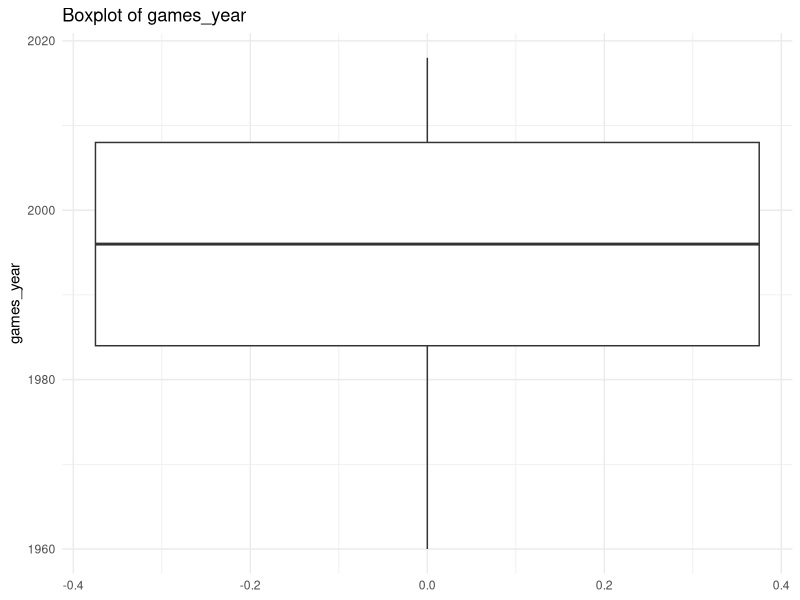
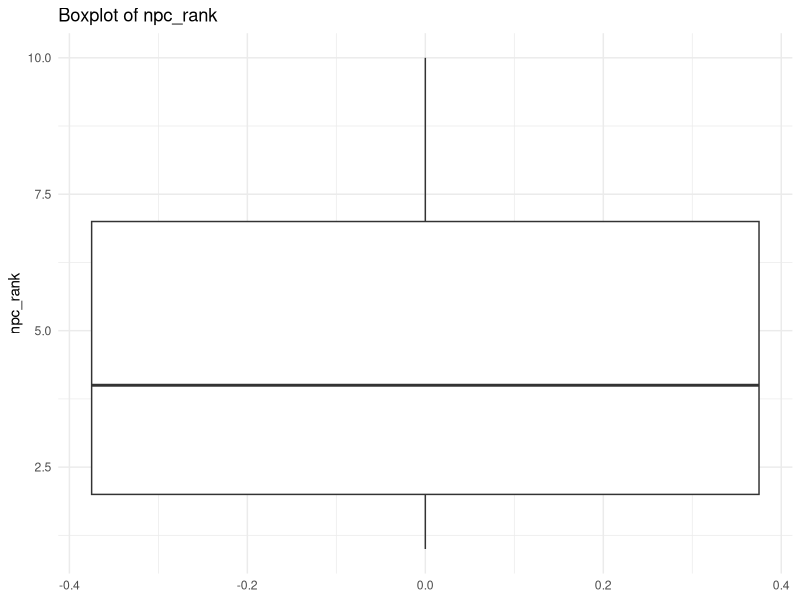
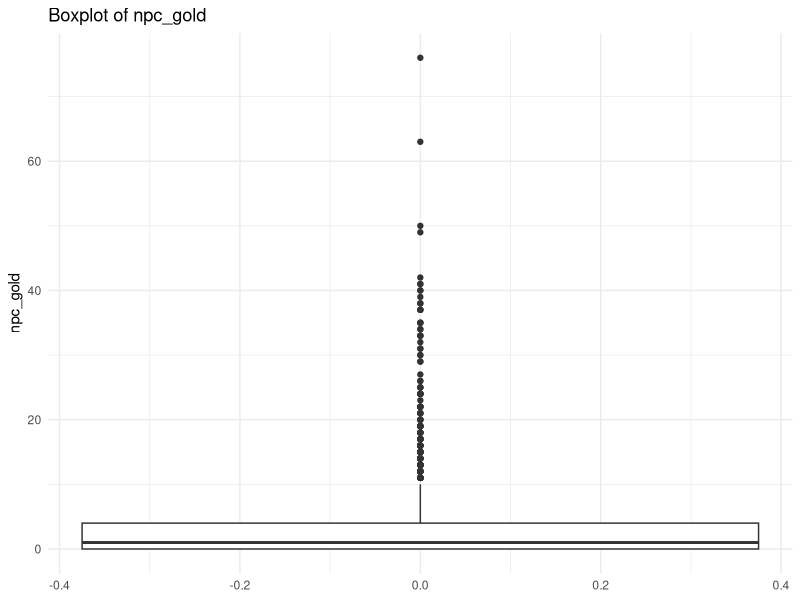
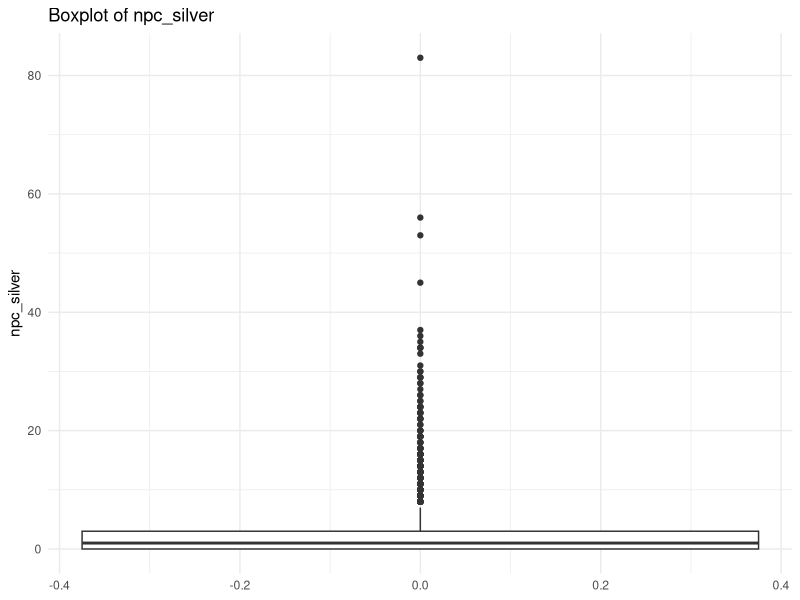
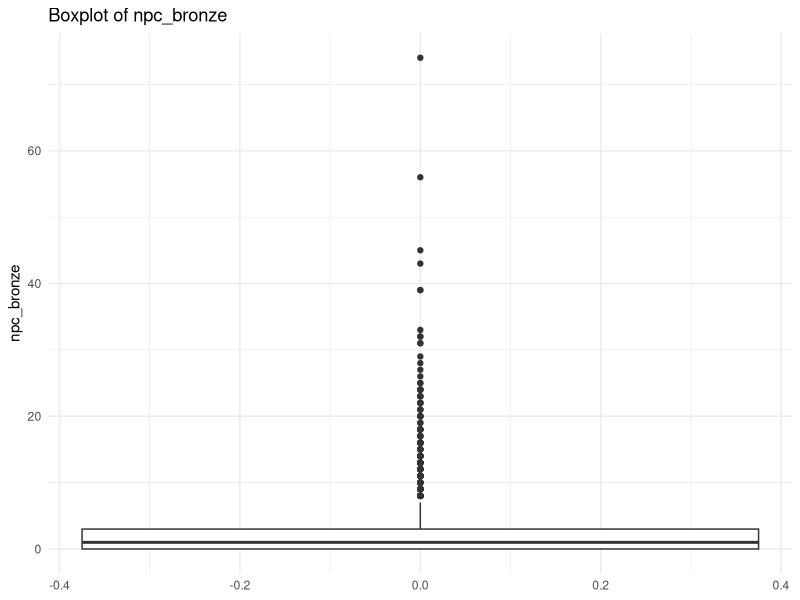
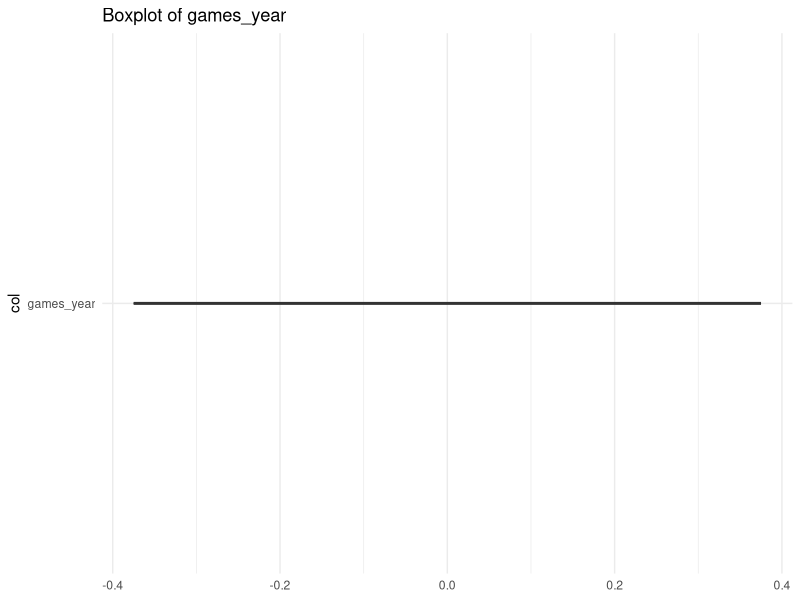
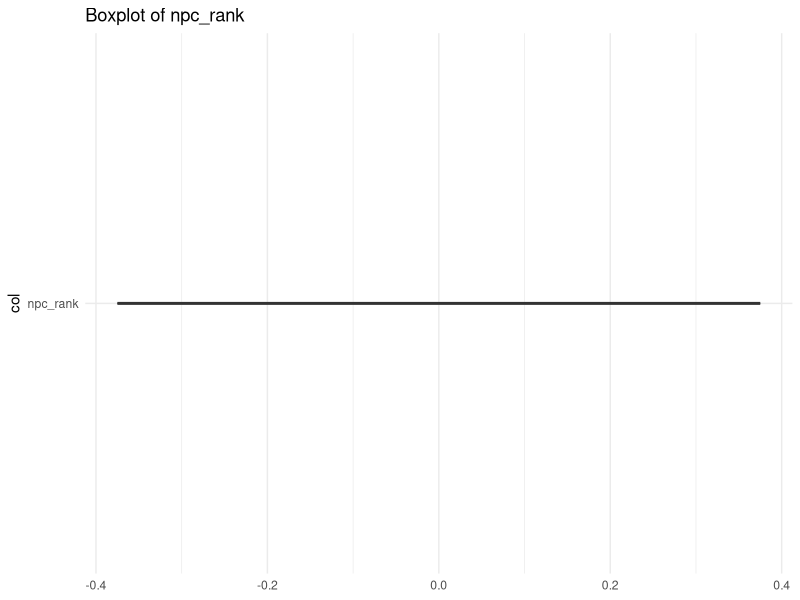
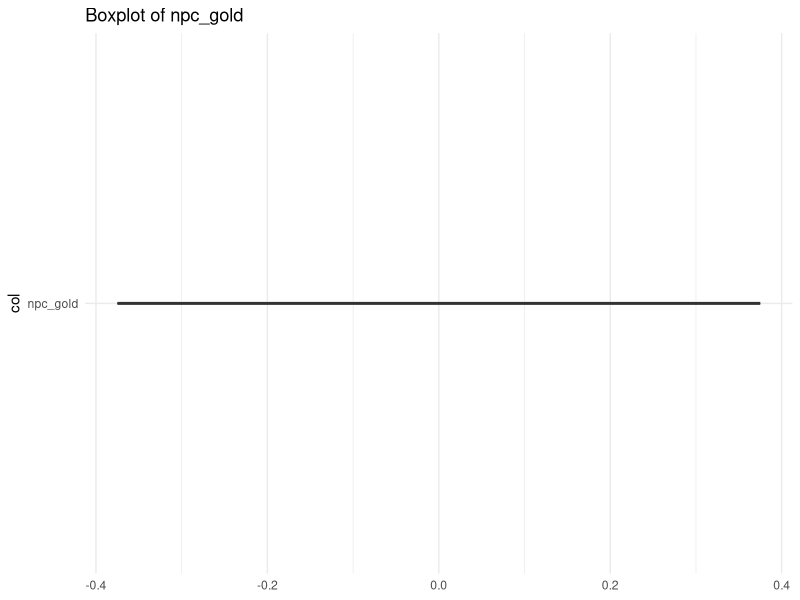

Here is the R script that generated these plots, in order:
## ---- chunk 1
library(tidyverse)
library(ggplot2)

## ---- chunk 2
data <- read_csv("../data/Paralympic.csv")

head(data)
## ---- chunk 3
str(data)
## ---- chunk 4
summary(data)
## ---- chunk 5
colnames(data) <- make.names(colnames(data))
## ---- chunk 6
duplicates <- data[duplicated(data), ]
print(nrow(duplicates))
## ---- chunk 7
missing_vals <- colSums(is.na(data))
missing_vals
## ---- chunk 8
missing_colnames <- names(data)[colSums(is.na(data)) > 0]
missing_colnames
## ---- chunk 9
missing_perc <- (sum(is.na(data))/(nrow(data) * ncol(data))) * 100
missing_perc
## ---- chunk 10
data <- data[complete.cases(data), ]
## ---- chunk 11
sum(colSums(is.na(data)))
## ---- chunk 12
num_cols <- names(data)[sapply(data, is.numeric)]
## ---- chunk 13
outliers <- list()
for(col in names(data[, num_cols])) {
  Q1 <- quantile(data[col], 0.25, na.rm = TRUE)
  Q3 <- quantile(data[col], 0.75, na.rm = TRUE)
  IQR <- Q3 - Q1
  lower_bound <- Q1 - 1.5 * IQR
  upper_bound <- Q3 + 1.5 * IQR
  outliers[[col]] <- data[data[[col]] < lower_bound | data[[col]] > upper_bound, ]
  }

outliers
## ---- chunk 14
for (col in names(data[, num_cols])) {
  print(ggplot(data, aes_string(y = col)) +
          geom_boxplot() +
          theme_minimal() +
          labs(title = paste("Boxplot of", col)))
}
## ---- chunk 15
winsorize <- function(x, lower = 0.05, upper = 0.95) {
  qnt <- quantile(x, probs = c(lower, upper), na.rm = TRUE)
  x[x < qnt[1]] <- qnt[1]  # Cap lower outliers
  x[x > qnt[2]] <- qnt[2]  # Cap upper outliers
  return(x)
}

data[] <- lapply(data, function(x) if(is.numeric(x)) winsorize(x) else x)
## ---- chunk 16
for (col in names(data[, num_cols])) {
  print(ggplot(data, aes(y = col)) +
          geom_boxplot() +
          theme_minimal() +
          labs(title = paste("Boxplot of", col)))
}
## ---- chunk 17
data <- data %>%
  mutate(total_medals = npc_gold + npc_silver + npc_bronze)
## ---- chunk 18
summer_data <- data %>%
  filter(games_season == "Summer")

Prev_5yrs_data <- summer_data %>%
  distinct(games_year) %>%
  arrange(desc(games_year)) %>%
  slice_head(n = 5) %>%
  pull(games_year)

Prev_5yrs_summer_data <- summer_data %>%
  filter(games_year %in% Prev_5yrs_data)

Top_NPCs <- Prev_5yrs_summer_data %>%
  group_by(npc_new) %>%
  summarise(total = sum(total_medals, na.rm = TRUE)) %>%
  arrange(desc(total)) %>%
  slice_head(n = 10) %>%
  pull(npc_new)

trend_of_medals_Top_10_NPCs_data <- Prev_5yrs_summer_data %>%
filter(npc_new %in% Top_NPCs) %>%
  group_by(npc_new, games_year) %>%
  summarise(total_medals = sum(total_medals, na.rm = TRUE), .groups = "drop")
## ---- chunk 19
ggplot(trend_of_medals_Top_10_NPCs_data, aes(x = games_year,
                                             y = total_medals,
                                             color = npc_new)) +
  geom_line(size = 1.2) +
  geom_point(size = 3) +
  labs(title = "Trends of Medals for Top 10 NPCs over last 5 Summer Games",
       color = "Country",
       x = "Game Year",
       y = "Total Medals") +
  theme_minimal()
## ---- chunk 20
Medal_by_Type <- summer_data %>%
  filter(npc_new %in% Top_NPCs) %>%
  filter(games_year %in% Prev_5yrs_data) %>%
  select(games_year, npc_new, npc_gold, npc_silver, npc_bronze) %>%
  pivot_longer(cols = c(npc_gold, npc_silver, npc_bronze),
               names_to = "Medal_Type",
               values_to = "Count") %>%
  mutate(Medal_Type = recode(Medal_Type,
                             npc_gold = "Gold",
                             npc_silver = "Silver",
                             npc_bronze = "Bronze"))
## ---- chunk 21
ggplot(Medal_by_Type, aes(x = factor(games_year),
                          y = Count,
                          fill = Medal_Type)) +
  geom_bar(stat = "identity") +
  facet_wrap(~npc_new) +
  labs(title = "Medal Composition for Top 10 NPCs",
       x = "Games Year",
       y = "Medal Count",
       fill = "Medal Type") +
  theme_minimal()
## ---- chunk 22
masochism_sports <- c("Athletics", "Swimming", "Powerlifting", "Cycling")

sports_dom <- data %>%
  filter(sport %in% masochism_sports) %>%
  filter(total_medals > 0) %>%
  mutate(Region = case_when(npc_new %in% c("USA", "BRA", "CAN") ~ "America",
                            npc_new %in% c("CHN", "JPN", "KOR") ~ "Asia",
                            npc_new %in% c("GBR", "FRA", "GER", "ITA") ~ "Europe",
                            TRUE ~ "Other"))
## ---- chunk 23
region_sport_yr <- sports_dom %>%
  group_by(games_year, Region, sport) %>%
  summarise(Count = n(), .groups = "drop")

ggplot(region_sport_yr, aes(x = games_year,
                            y = Count,
                            fill = sport)) +
  geom_area() +
  facet_wrap(~Region) +
  labs(title = "Participation in High-Endurance Sports by Region",
       x = "Games Year",
       y = "Participation Count",
       fill = "High Endurance Sport") +
  theme_minimal()
## ---- chunk 24
bubble_data <- sports_dom %>%
  group_by(sport, Region) %>%
  summarise(medal_Count = sum(total_medals, na.rm = TRUE), .groups = "drop")

ggplot(bubble_data, aes(x = sport, y = Region,
                        size = medal_Count,
                        color = Region)) +
  geom_point(alpha = 0.7) +
  labs(title = "Sport Domination by Region",
       x = "Sport",
       y = "Region",
       size = "Medal Count",
       color = "Region") +
  theme_minimal()
